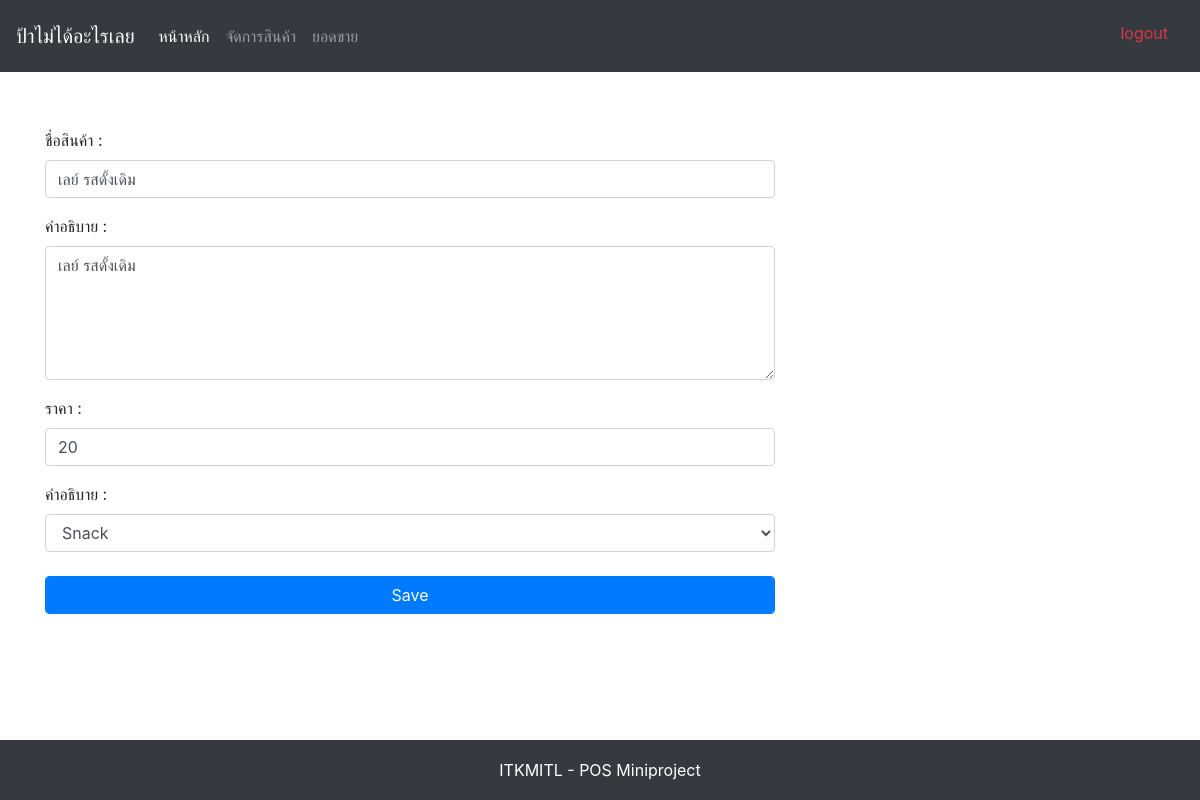
Page /manage/edit/product/1 (signed in) on the committed database.
### shop/models.py (models this page shows, shortened)
class Product(models.Model):
    name = models.CharField(max_length=100)
    description = models.CharField(max_length=300, default='')
    price = models.IntegerField(default=0)
    ProductType = models.ForeignKey(ProductType, on_delete=models.CASCADE)

class ProductType(models.Model):
    name = models.CharField(max_length=100)
    description = models.CharField(max_length=300, default='')

### management/views.py (the view, shortened to what this page needs)
# urls.py: path('edit/<str:manage_type>/<int:id>', views.edit, name='edit'),
@login_required
def edit(request, manage_type, id):
    typee = ProductType.objects.all()
    products = []
    message = ''
    if manage_type == 'product':
        products = Product.objects.get(pk=id)
    elif manage_type == 'type':
        typee = typee.get(pk=id)
    if request.method == 'POST' and manage_type == 'type':
            typee.name = request.POST.get('input_name')
            typee.description = request.POST.get('input_desc')
            typee.save()
            message = 'Edit %s product type sucessfully' %typee.name
    context = {
        'manage_type':manage_type,
        'product':products,
        'type':typee,
        'message':message
    }
    return render(request, template_name='management/edit.html', context=context)

### management/templates/management/edit.html (shortened to what this page needs)
{% extends "base.html" %}
{% block content %}
ิ<br>
<div class="container">
    <div class="row">
        <div class="col-8">
            {% if manage_type == 'product' %}
                <form action="{% url 'edit' manage_type product.id %}" method="post" class='form'>
            {% endif %}
                {% if manage_type == 'product' %}
                    <label class='mt-3' for="input_name">ชื่อสินค้า : </label>
                    <input class="form-control" type="text" name="input_name" id="input_name" value='{{ product.name }}'>
                {% endif %}
                <label class='mt-3' for="input_desc">คำอธิบาย : </label>
                {% if manage_type == 'product' %}
                    <textarea class="form-control" rows="5" id="input_desc" name='input_desc'>{{ product.description }}</textarea>
                {% endif %}
                {% if manage_type == 'product' %}
                    <label class='mt-3' for="input_price">ราคา : </label>
                    <input class="form-control" type="ืีทิำพ" name="input_price" id="input_price" value='{{ product.price }}'>
                    <label class='mt-3' for="input_type">คำอธิบาย : </label>
                    <select name="input_type" id="input_type" class='form-control'>
                    {% for t in type %}
                        <option value="{{ t.id }}" name='{{ t.id }}' {% if t.id == product.ProductType_id %} selected {% endif %}>{{ t.name }}</option>
                    {% endfor %}
                {% endif %}
                </select>
                <br>
                <button type="submit" class="btn btn-primary form-control mr-3">Save</button>
            </form>
        </div>
    </div>
</div>
{% endblock %}

### templates/base.html (style rules this page uses)
html { position: relative; min-height: 100%; }
body { margin-bottom: 60px; }

### rows in the picture
Product: input_name "เลย์ รสดั้งเดิม", input_desc "เลย์ รสดั้งเดิม", input_price "20", input_type "Snack"
